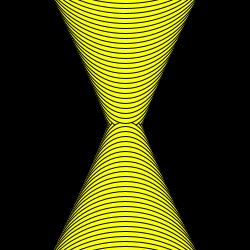
Frame 1 (no input)
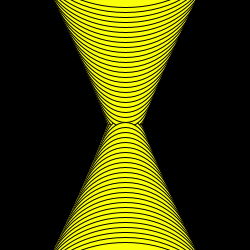
Frame 60 (the mouse pressed at the canvas centre just before this capture)
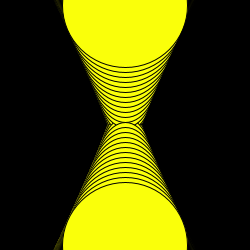
Frame 120 (the mouse held since frame 60 and released just before this capture)

The Processing sketch that drew these frames (run headless with seeded random() and noise(); from frame 60 on, the mouse is pressed at the canvas centre):

// Processing sketch: processing_53228
// ── processing_53228.pde

//SPLIT (watch entire thing)

//defining variable(g)
float g =1;
//defining variable(h)
float h =1;
//defining the loop value
float j;
 
void setup(){
  size(250, 250);
  background(0);
  smooth();

}
 
void draw(){
  //speed of loop colors / rectangles / frame rate on screen...
  frameRate(500);
  
   //rectangles are being made
   for(j=1.0; j>-50; j-=1){
   growing_shape(g+j*5);
   }
   
   //the rate the rects are being expanded
  g+=1;
  
 if (g>800){
   
   background(0);
   
   g=-1.0;
    
 }
}

void growing_shape(float g){

ellipseMode(CENTER);

  //colour of rectangles
  fill(250, 255, 10);
 

//top
ellipse(125,g+130,g,125);
//bottom 
ellipse(125,-g+120,g,125);


}
